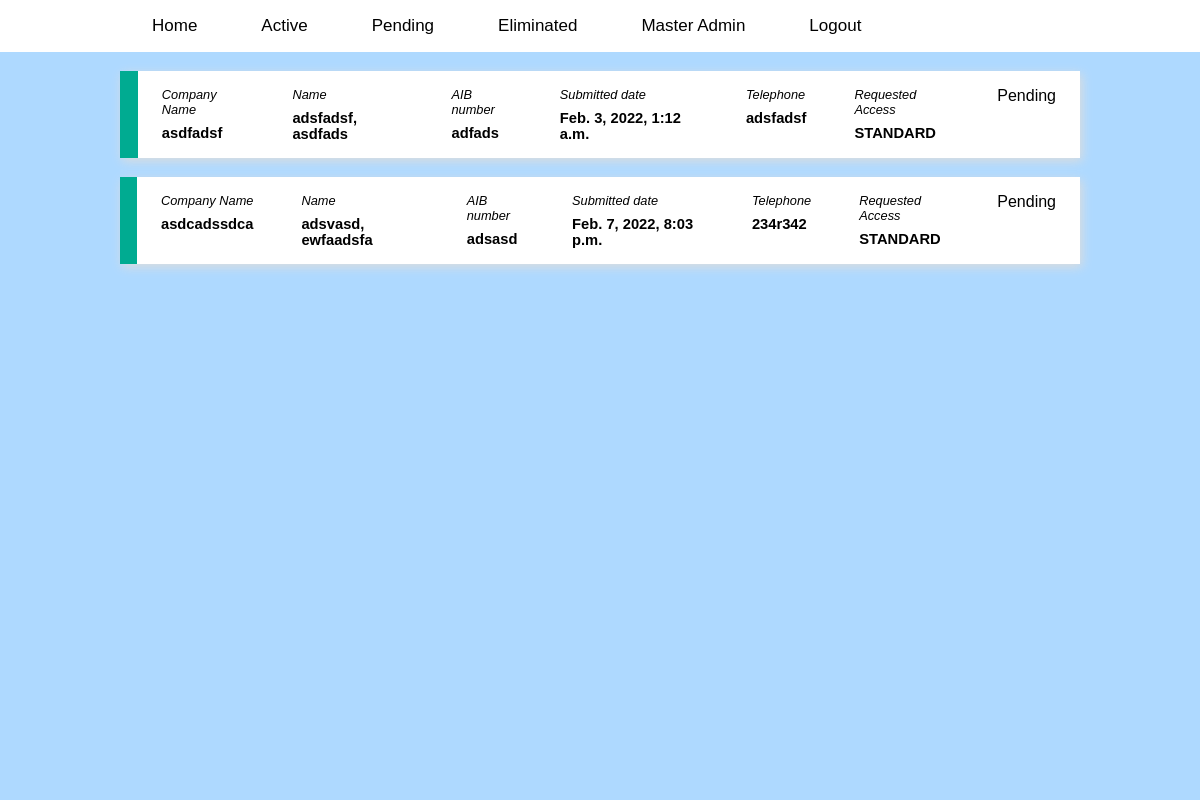
The page /admin-page/pending (signed in) on the database as committed earlier.
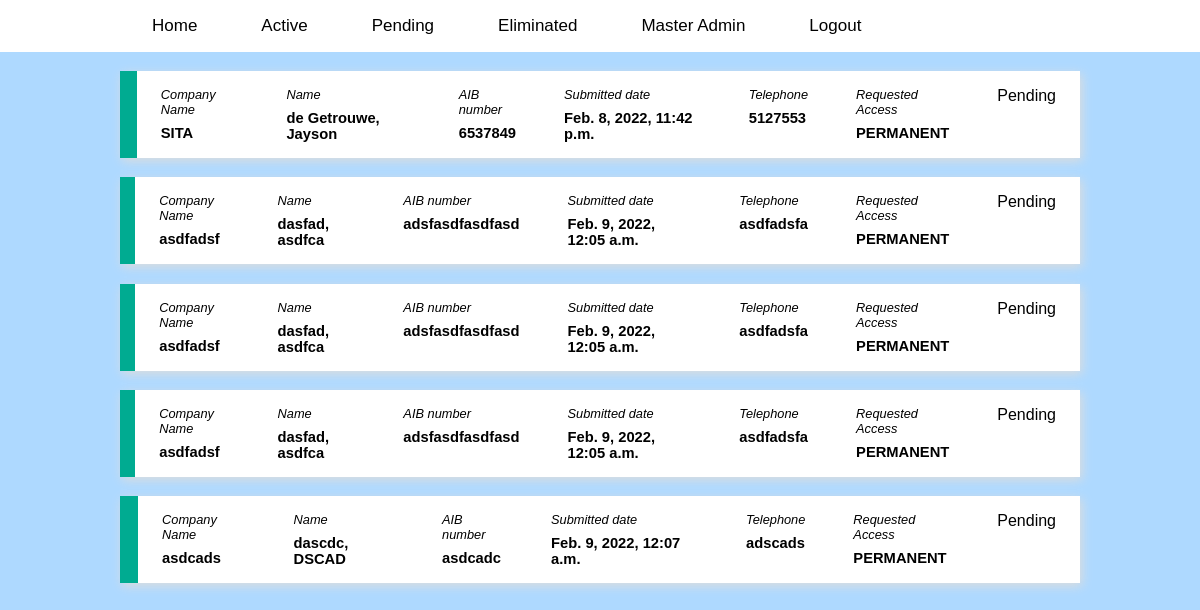
The same page on the database as committed later.
### FormPage/models.py (models this page shows, shortened)
class Form(models.Model):
    company_name = models.CharField(max_length=200, null=False, blank=False)
    first_name = models.CharField(max_length=100)
    last_name = models.CharField(max_length=100)
    AIB_number = models.CharField(max_length=100)
    position_title = models.CharField(max_length=200)
    telephone = models.CharField(max_length=20)
    email = models.EmailField()
    job_duties = models.TextField()
    access_justification = models.TextField()
    wap_roa = models.CharField(max_length=255)
    required_access = models.CharField(choices=RequestAccessChoices, max_length=200)
    start_time = models.DateField(blank=True, null=True)
    end_time = models.DateField(blank=True, null=True)
    main_communications_room = models.ManyToManyField(MainCommunicationRoom, blank=True)
    new_terminal_building = models.ManyToManyField(NewTerminalBuilding, blank=True)
    old_terminal_building = models.ManyToManyField(OldTerminalBuilding, blank=True)
    building = models.ManyToManyField(OtherBuilding, blank=True)
    other_locations = models.TextField(blank=True )
    specify_system_list = models.TextField(blank=True)
    specify_equipment_list = models.TextField(blank=True)
    specify_server_list = models.TextField(blank=True)
    Specify_cables = models.TextField(blank=True)
    agreed_to_terms = models.BooleanField(default=False)
    submitted_date_time = models.DateTimeField(default=timezone.now)
    approved_or_not = models.CharField(choices=ApprovedOrNot, max_length=200, blank=True, null=True)

### FormPage/views.py (the view)
# urls.py: path('admin-page/pending', Pending, name="pending"),
@login_required
def Pending(request):
    pending = Forms.objects.filter(approved_or_not = None).exclude(end_time__lt=datetime.date.today())
    dic = {
        'signed_up':pending,
    }
    return render(request, 'admin/admin-view.html', {'dic': dic})

### FormPage/templates/admin/admin-view.html (shortened to what this page needs)
{% extends 'base.html' %}
{% block content %}
    {% if user.is_authenticated %}
        <div class="background-poster"></div>
            <div class="wrapper">
                {% for person in dic.signed_up %}
                    <a href="{%url 'Form:user' person.id%}" class="user-link">
                        <div class="row">
                            <div class="line"></div>
                            <div class="row-text q">
                                <p class="small-text">Company Name</p>
                                <p class="big-text">{{person.company_name}}</p>
                            </div>
                            <div class="row-text w">
                                <p class="small-text"> Name</p>
                                <p class="big-text">{{person.last_name}}, {{person.first_name}}</p>
                            </div>
                            <div class="row-text e">
                                <p class="small-text">AIB number</p>
                                <p class="big-text">{{person.AIB_number}}</p>
                            </div>
                            <div class="row-text r">
                                <p class="small-text">Submitted date</p>
                                <p class="big-text">{{person.submitted_date_time}}</p>
                            </div>
                            <div class="row-text t">
                                <p class="small-text">Telephone</p>
                                <p class="big-text">{{person.telephone}}</p>
                            </div>
                            <div class="row-text y">
                                <p class="small-text">Requested Access </p>
                                <p class="big-text">{{person.required_access}}</p>
                            </div>
                            <div class="row-text u">
                                {% if person.approved_or_not == None %}
                                    <p> Pending </p>
                                {% elif person.approved_or_not == 'APPROVED' %}
                                    <p>Approved</p>
                                {% elif person.approved_or_not == 'REJECT' %}
                                    <p>Rejected</p>
                                {% endif %}
                            </div>
                        </div>
                    </a>
                {% endfor %}
            </div>
    {% else %}
        <p>login again</p>
    {% endif %}
{% endblock  %}

### templates/base.html (shortened to what this page needs)
{% load static %}
<!DOCTYPE html>
<html lang="en">
<head>
    <link rel="stylesheet" href="{%static 'Css/base/style.css'%}">
    <link rel="stylesheet" href="{%static 'Css/admin-user/admin-user.css'%}">
</head>
<body>
    <link rel="stylesheet" href="https://cdnjs.cloudflare.com/ajax/libs/font-awesome/4.7.0/css/font-awesome.min.css">
</head>
<body>
<div class="topnav" id="myTopnav">
  <div class="wrapper">
      <a href="{%url 'Form:adminpage'%}">Home</a>
      <a href="{%url 'Form:active'%}">Active</a>
      <a href="{%url 'Form:pending'%}">Pending</a>
      <a href="{%url 'Form:eliminated'%}">Eliminated</a>
      <a href="http://127.0.0.1:8000/admin">Master Admin</a>
      <a href="{%url 'logout'%}">Logout</a>
  </div>
</div>
    <div class="rel">{% block content %}{% endblock%}</div>
</body>
</html>

### static/Css/base/style.css (style rules this page uses)
h1,h2,h3,h4,h5,h6,p { margin: 0; }
.row { display: flex; flex-direction: row; margin: 1.2rem 0; background-color: white; transition: 0.5s; box-shadow: 2px 3px 10px #dddddd; }
.row-text { padding: 1rem 1.5rem; }
.small-text { font-style: italic; font-weight: 300; font-size: 0.8rem; margin-bottom: 0.5rem; }
.big-text { font-size: 0.92rem; font-weight: bold; }
.user-link { color: black; text-decoration: none; }

### static/Css/admin-user/admin-user.css (style rules this page uses)
.wrapper { width: 80%; margin: 0 auto; }
.line { width: 20px; background-color: #00ab91; }

### templates/base.html (style rules this page uses)
body { margin: 0; font-family: Arial, Helvetica, sans-serif; }
.topnav { overflow: hidden; background-color: white; }
.topnav a { float: left; display: block; color: black; text-align: center; padding: 1rem 2rem; text-decoration: none; font-size: 17px; }
.wrapper { width: 80%; margin: 0 auto; }

Rows that differ between the two databases and show on the page:
removed Form: company_name "asdfadsf", last_name "adsfadsf", first_name "asdfads", AIB_number "adfads", submitted_date_time "Feb. 3, 2022, 1:12 a.m.", telephone "adsfadsf", required_access "STANDARD", shows "Pending"
removed Form: company_name "asdcadssdca", last_name "adsvasd", first_name "ewfaadsfa", AIB_number "adsasd", submitted_date_time "Feb. 7, 2022, 8:03 p.m.", telephone "234r342", required_access "STANDARD", shows "Pending"
added Form: company_name "SITA", last_name "de Getrouwe", first_name "Jayson", AIB_number "6537849", submitted_date_time "Feb. 8, 2022, 11:42 p.m.", telephone "5127553", required_access "PERMANENT", shows "Pending"
added Form: company_name "asdfadsf", last_name "dasfad", first_name "asdfca", AIB_number "adsfasdfasdfasd", submitted_date_time "Feb. 9, 2022, 12:05 a.m.", telephone "asdfadsfa", required_access "PERMANENT", shows "Pending"
added Form: company_name "asdfadsf", last_name "dasfad", first_name "asdfca", AIB_number "adsfasdfasdfasd", submitted_date_time "Feb. 9, 2022, 12:05 a.m.", telephone "asdfadsfa", required_access "PERMANENT", shows "Pending"
added Form: company_name "asdfadsf", last_name "dasfad", first_name "asdfca", AIB_number "adsfasdfasdfasd", submitted_date_time "Feb. 9, 2022, 12:05 a.m.", telephone "asdfadsfa", required_access "PERMANENT", shows "Pending"
added Form: company_name "asdcads", last_name "dascdc", first_name "DSCAD", AIB_number "asdcadc", submitted_date_time "Feb. 9, 2022, 12:07 a.m.", telephone "adscads", required_access "PERMANENT", shows "Pending"
